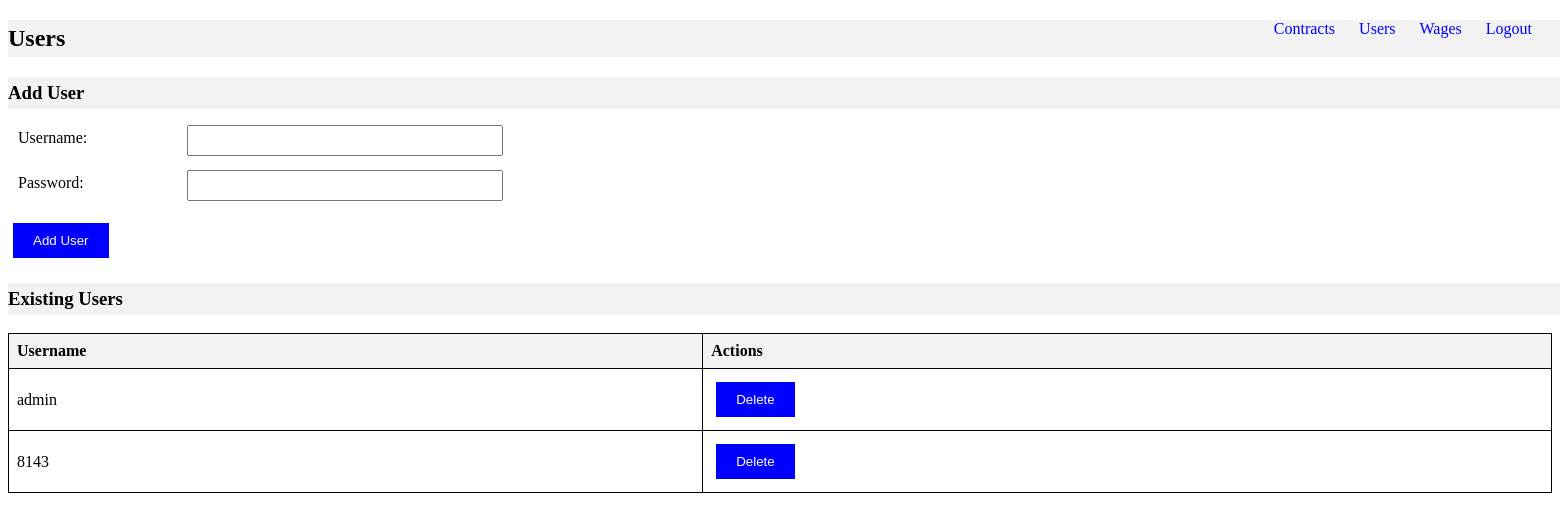
The page /users (signed in) on the database as committed earlier.
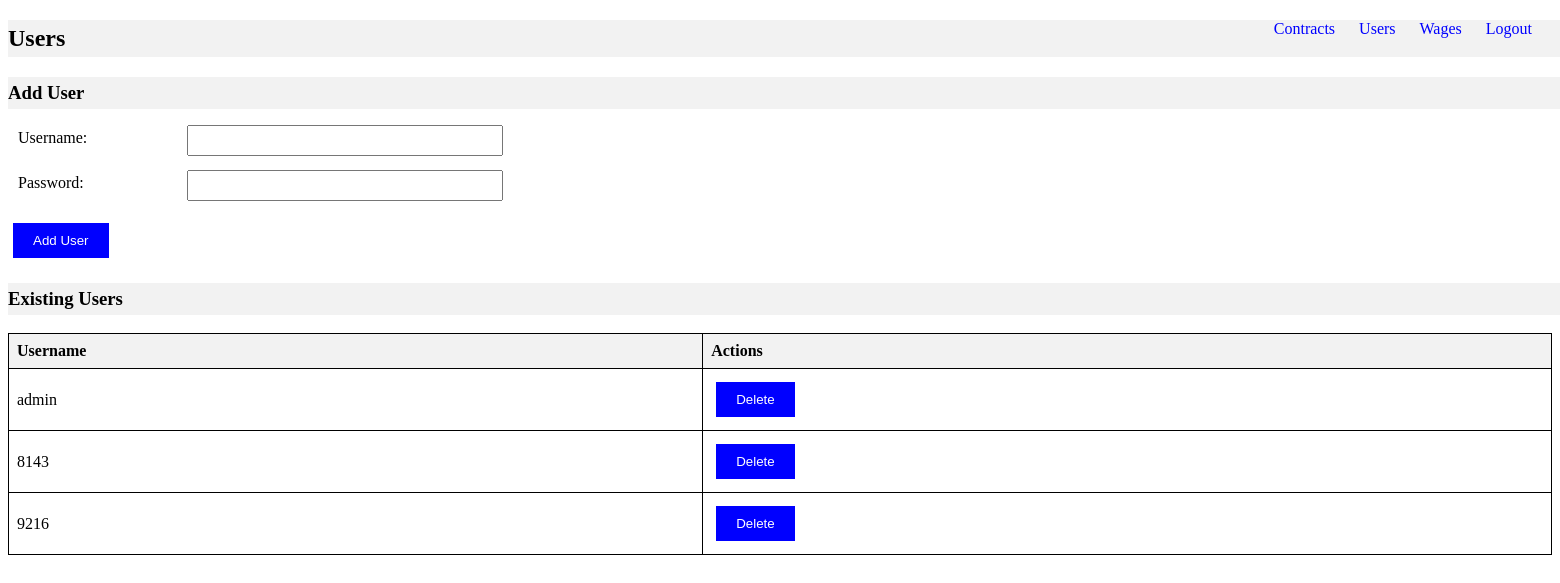
The same page on the database as committed later.
### data_model_flask_alchemy.py (models this page shows)
class User(db.Model):
    __tablename__ = 'users'
    user_id = db.Column(db.Integer, primary_key=True)
    username = db.Column(db.String, unique=True)
    password_hash = db.Column(db.String)

### app.py (the view)
    @app.route('/users')
    def view_users():
        if session['user_id'] != 'admin':
            flash("You are not authorized to access this page.", "error")
            return redirect(url_for('login'))
        users = User.query.all()
        return render_template('view_users.html', users=users)

### templates/view_users.html (shortened to what this page needs)
{% extends "base.html" %}
{% block content %}
    <nav>
        <ul>
            <li><a href="{{ url_for('view_contracts') }}">Contracts</a></li>
            <li><a href="{{ url_for('view_users') }}">Users</a></li>
            <li><a href="{{ url_for('view_wages') }}">Wages</a></li>
            <li><a href="{{ url_for('logout') }}">Logout</a></li>
        </ul>
    </nav>
    <h2>Users</h2>
    <h3>Add User</h3>
    <form class="styled-form" method="post" action="{{ url_for('add_user') }}">
        <div class="form-row">
            <label for="username">Username:</label>
            <input type="text" id="username" name="username" required><br>
        </div>
        <div class="form-row">
            <label for="password">Password:</label>
            <input type="password" id="password" name="password" required><br>
        </div>
        <input type="submit" value="Add User">
    </form>
    <h3>Existing Users</h3>
    <table border="1">
        <thead>
            <tr>
                <th>Username</th>
                <th>Actions</th>
            </tr>
        </thead>
        <tbody>
            {% for user in users %}
                <tr>
                    <td>{{ user.username }}</td>
                    <td>
                        <form method="post" action="{{ url_for('delete_user', user_id=user.user_id) }}">
                            <input type="submit" value="Delete">
                        </form>
                    </td>
                </tr>
            {% endfor %}
        </tbody>
    </table>
{% endblock %}

### templates/base.html (shortened to what this page needs)
<!DOCTYPE html>
<html lang="en">
<head>
    <link rel="stylesheet" type="text/css" href="{{ url_for('static', filename='css/styles.css') }}">
</head>
<body>
    {% block content %}{% endblock %}
</body>
</html>

### static/css/styles.css (style rules this page uses)
nav { float: right; }
nav ul { list-style-type: none; margin: 0; padding: 0; }
nav ul li { display: inline; margin-right: 20px; }
nav ul li a { text-decoration: none; color: blue; }
form { margin-bottom: 20px; }
label { margin-bottom: 5px; }
input[type="number"], input[type="text"], input[type="password"], select, input[type="date"] { margin-bottom: 10px; width: 200px; }
input[type="submit"] { background-color: blue; color: white; padding: 10px 20px; border: none; cursor: pointer; }
ul { list-style-type: none; padding: 0; }
table { border-collapse: collapse; width: 100%; }
th, td { border: 1px solid black; padding: 8px; }
th { background-color: #f2f2f2; text-align: left; }
td form { display: inline-block; margin: 0; }
h1,h2, h3 { width: 500%; background-color: #f2f2f2; padding: 5px 0; }
.styled-form { width: 500px; }
.form-row { display: flex; align-items: center; margin-bottom: 20px; height:25px; }
label { flex: 1; padding: 10px; }
select, input[type="text"], input[type="date"] , input[type="number"],input[type="password"] { flex: 2; height: 100%; margin: 5px; }
input[type="submit"] { flex: 1; margin-left: auto; height: 100%; margin: 5px; }

Rows that differ between the two databases and show on the page:
added User: username "9216"
